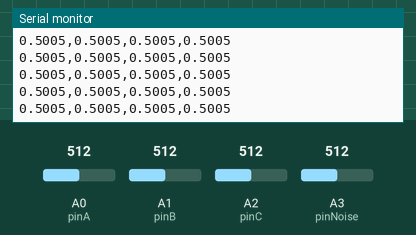
This sketch was run on a simulated Arduino Uno, built with avr-gcc and run on an emulated ATmega328P. On the bench: the last lines printed to the serial monitor. The test bench sets the inputs (shaded band); at power-on: A0 (pinA) = 512, A1 (pinB) = 512, A2 (pinC) = 512, A3 (pinNoise) = 512.

Above: at 1.7 s.
1.8 s: A0 (pinA) set to 716
At 1.84 s:
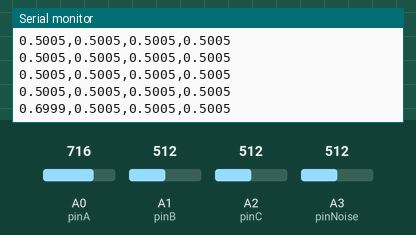
4.8 s: A1 (pinB) set to 716
At 4.8 s:
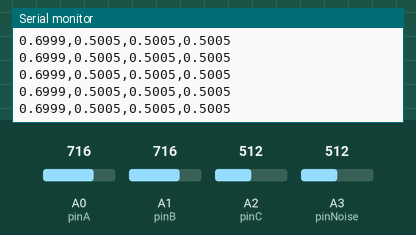
6.3 s: A2 (pinC) set to 716
At 6.33 s:
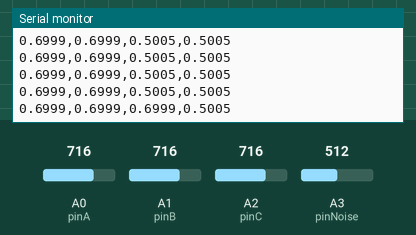
7.8 s: A3 (pinNoise) set to 716
At 7.81 s:
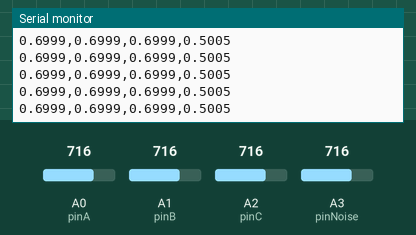
9.3 s: A0 (pinA) set to 992
At 9.35 s:
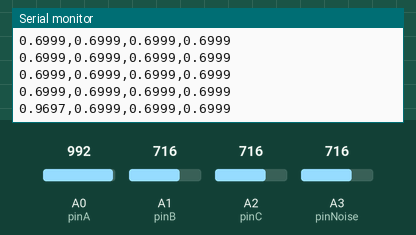
12.3 s: A1 (pinB) set to 992
At 12.31 s:
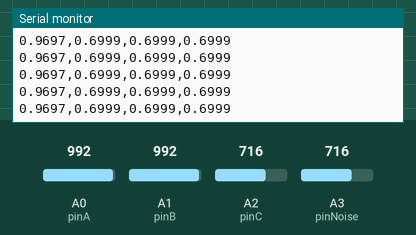
Timing chart, 0 to 14.8 s (numbered marks = the images above; inputs shaded):
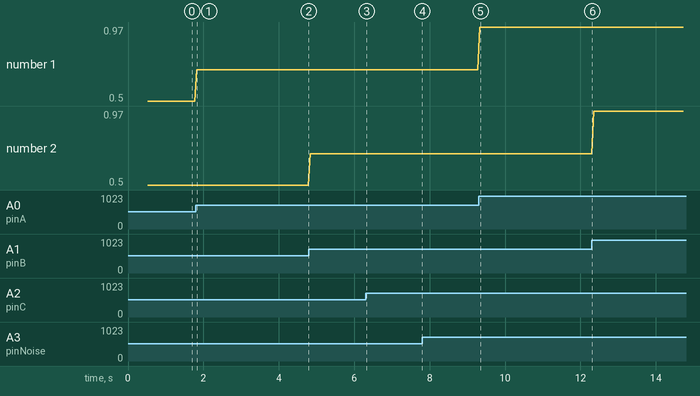

Measured:
- after the input at 1.8 s, the serial monitor: prints a new line at once (image 1)
- after the input at 6.3 s, the serial monitor: prints a new line at once (image 3)
- after the input at 9.3 s, the serial monitor: prints a new line at once (image 5)
- plotted number 1: 0.5 → 0.7 after the input at 1.8 s, 0.7 → 0.97 after the input at 9.3 s

The sketch:

last_eon_input.ino
```cpp
/*
  ETERNITYEON - Arduino input
  File: arduino/last_eon_input.ino

  Descrizione:
  - legge 3 input analogici
  - legge 1 valore di rumore/ampiezza
  - invia i dati sulla seriale in formato:
      0.1234,0.2345,0.3456,0.4567
  - ogni riga termina con \n

  Compatibile con Arduino Uno, Nano, Mega, ESP32.
*/

const int pinA = A0;
const int pinB = A1;
const int pinC = A2;
const int pinNoise = A3;

void setup() {
  Serial.begin(9600);
  delay(500);
  Serial.println("ETERNITYEON Arduino Ready");
}

void loop() {
  float sensorA = analogRead(pinA) / 1023.0;
  float sensorB = analogRead(pinB) / 1023.0;
  float sensorC = analogRead(pinC) / 1023.0;
  float noiseValue = analogRead(pinNoise) / 1023.0;

  Serial.print(sensorA, 4);
  Serial.print(",");
  Serial.print(sensorB, 4);
  Serial.print(",");
  Serial.print(sensorC, 4);
  Serial.print(",");
  Serial.println(noiseValue, 4);

  delay(50);
}
```
